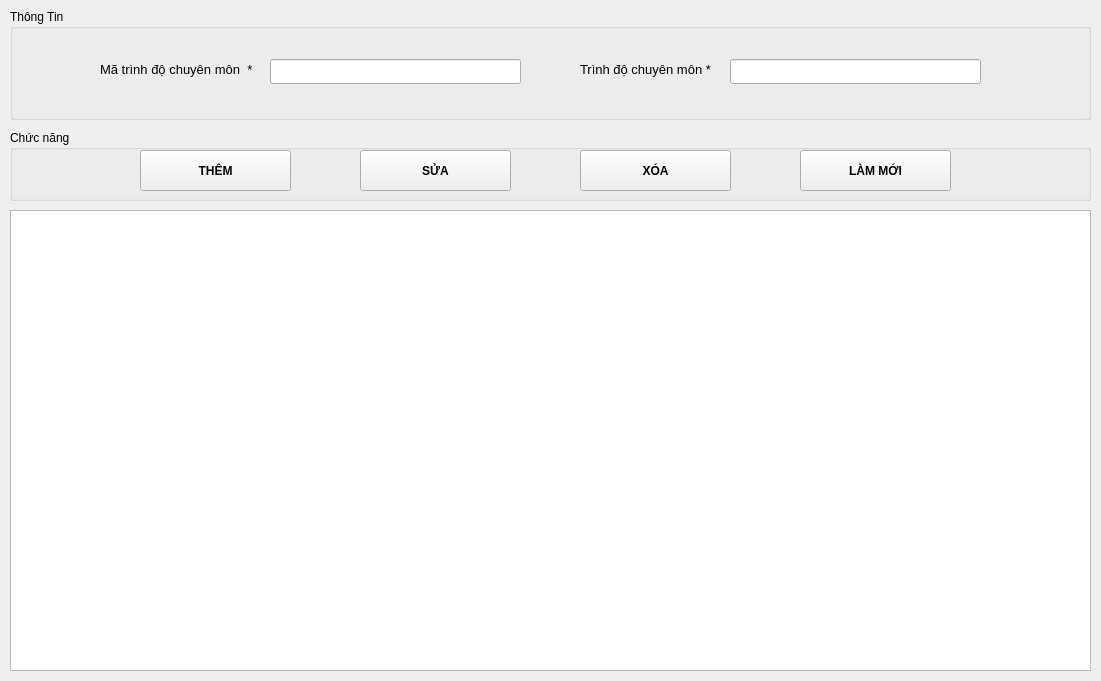
<?xml version="1.0" encoding="UTF-8"?>
<ui version="4.0">
 <class>Form</class>
 <widget class="QWidget" name="Form">
  <property name="geometry">
   <rect>
    <x>0</x>
    <y>0</y>
    <width>1101</width>
    <height>681</height>
   </rect>
  </property>
  <property name="windowTitle">
   <string>Form</string>
  </property>
  <widget class="QTableWidget" name="tableData">
   <property name="enabled">
    <bool>true</bool>
   </property>
   <property name="geometry">
    <rect>
     <x>10</x>
     <y>210</y>
     <width>1081</width>
     <height>461</height>
    </rect>
   </property>
   <property name="midLineWidth">
    <number>1</number>
   </property>
   <property name="editTriggers">
    <set>QAbstractItemView::NoEditTriggers</set>
   </property>
  </widget>
  <widget class="QGroupBox" name="groupBox_2">
   <property name="geometry">
    <rect>
     <x>10</x>
     <y>130</y>
     <width>1081</width>
     <height>71</height>
    </rect>
   </property>
   <property name="title">
    <string>Chức năng</string>
   </property>
   <widget class="QPushButton" name="buttonThem">
    <property name="geometry">
     <rect>
      <x>130</x>
      <y>20</y>
      <width>151</width>
      <height>41</height>
     </rect>
    </property>
    <property name="font">
     <font>
      <weight>75</weight>
      <bold>true</bold>
     </font>
    </property>
    <property name="cursor">
     <cursorShape>PointingHandCursor</cursorShape>
    </property>
    <property name="text">
     <string>THÊM</string>
    </property>
   </widget>
   <widget class="QPushButton" name="buttonSua">
    <property name="geometry">
     <rect>
      <x>350</x>
      <y>20</y>
      <width>151</width>
      <height>41</height>
     </rect>
    </property>
    <property name="font">
     <font>
      <weight>75</weight>
      <bold>true</bold>
     </font>
    </property>
    <property name="cursor">
     <cursorShape>PointingHandCursor</cursorShape>
    </property>
    <property name="text">
     <string>SỬA</string>
    </property>
   </widget>
   <widget class="QPushButton" name="buttonXoa">
    <property name="geometry">
     <rect>
      <x>570</x>
      <y>20</y>
      <width>151</width>
      <height>41</height>
     </rect>
    </property>
    <property name="font">
     <font>
      <weight>75</weight>
      <bold>true</bold>
     </font>
    </property>
    <property name="cursor">
     <cursorShape>PointingHandCursor</cursorShape>
    </property>
    <property name="text">
     <string>XÓA</string>
    </property>
   </widget>
   <widget class="QPushButton" name="buttonLamMoi">
    <property name="geometry">
     <rect>
      <x>790</x>
      <y>20</y>
      <width>151</width>
      <height>41</height>
     </rect>
    </property>
    <property name="font">
     <font>
      <weight>75</weight>
      <bold>true</bold>
     </font>
    </property>
    <property name="cursor">
     <cursorShape>PointingHandCursor</cursorShape>
    </property>
    <property name="text">
     <string>LÀM MỚI</string>
    </property>
   </widget>
  </widget>
  <widget class="QGroupBox" name="groupBox">
   <property name="geometry">
    <rect>
     <x>10</x>
     <y>9</y>
     <width>1081</width>
     <height>111</height>
    </rect>
   </property>
   <property name="title">
    <string>Thông Tin</string>
   </property>
   <widget class="QLineEdit" name="txtMaTrinhDo">
    <property name="geometry">
     <rect>
      <x>260</x>
      <y>50</y>
      <width>251</width>
      <height>25</height>
     </rect>
    </property>
   </widget>
   <widget class="QLabel" name="label">
    <property name="geometry">
     <rect>
      <x>90</x>
      <y>50</y>
      <width>161</width>
      <height>21</height>
     </rect>
    </property>
    <property name="font">
     <font>
      <pointsize>10</pointsize>
     </font>
    </property>
    <property name="text">
     <string>Mã trình độ chuyên môn  *</string>
    </property>
   </widget>
   <widget class="QLabel" name="label_2">
    <property name="geometry">
     <rect>
      <x>570</x>
      <y>50</y>
      <width>141</width>
      <height>21</height>
     </rect>
    </property>
    <property name="font">
     <font>
      <pointsize>10</pointsize>
     </font>
    </property>
    <property name="text">
     <string>Trình độ chuyên môn *</string>
    </property>
   </widget>
   <widget class="QLineEdit" name="txtChuyenMon">
    <property name="geometry">
     <rect>
      <x>720</x>
      <y>50</y>
      <width>251</width>
      <height>25</height>
     </rect>
    </property>
   </widget>
  </widget>
 </widget>
 <resources/>
 <connections/>
</ui>
